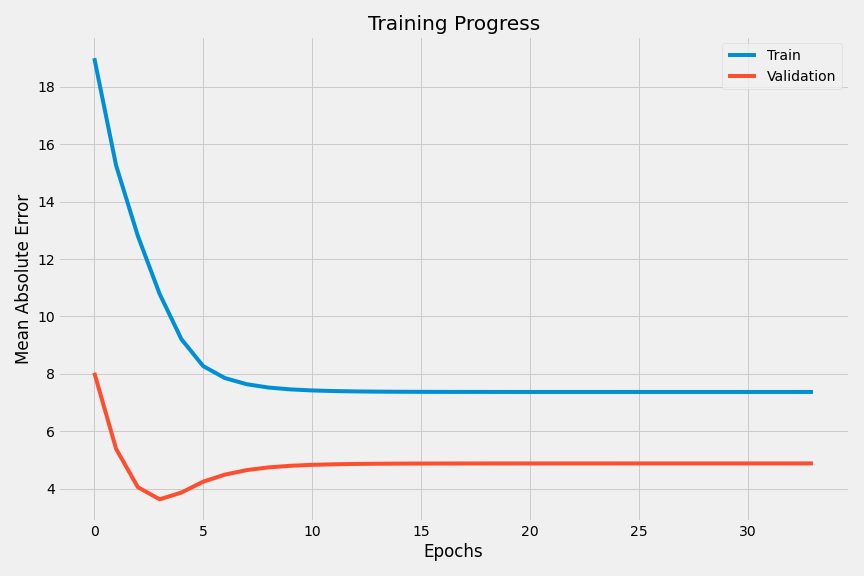

This chart was generated by the following Python code:
"""Neural network for house pricing.
Dataset: Boston homes
Model: TensorFlow densely connected neural network
"""

import os
import random
import numpy as np
import tensorflow as tf
from sklearn.datasets import load_boston
import matplotlib.pyplot as plt

VAL_SIZE = 0.2
SEED = 5
BATCH_SIZE = 64
EPOCHS = 500
PATIENCE = 30

# Plots display settings
plt.style.use('fivethirtyeight')
plt.rcParams['figure.figsize'] = 12, 8
plt.rcParams.update({'font.size': 14})


def set_seed(seed=42):
    """Utility function to use for reproducibility.
    :param seed: Random seed
    :return: None
    """
    np.random.seed(seed)
    random.seed(seed)
    tf.random.set_seed(seed)
    os.environ['PYTHONHASHSEED'] = str(seed)
    os.environ['TF_DETERMINISTIC_OPS'] = '1'


set_seed(SEED)

# Original data
X, y = load_boston(return_X_y=True)

# Create a TF dataset that includes all available data.
ds = tf.data.Dataset.from_tensor_slices((X, y))

# Calculate number of train and validation samples.
valid_samples = int(len(X) * VAL_SIZE)
train_samples = len(X) - valid_samples

# Divide the dataset into train and validation subsets
# and apply batch().
ds_train = ds.take(train_samples).batch(BATCH_SIZE)
ds_valid = ds.skip(train_samples).take(valid_samples).batch(BATCH_SIZE)

# Initialize the normalization layer and adapt to numerical input data.
normalizer = tf.keras.layers.experimental.preprocessing.Normalization(axis=None)
train_features = ds_train.map(lambda features, targets: features)
normalizer.adapt(train_features)

# Define a Sequential model that includes normalization layer.
model = tf.keras.Sequential(
    [
        tf.keras.layers.Input(shape=(X.shape[1],)),
        normalizer,
        tf.keras.layers.Dense(64, activation='selu'),
        tf.keras.layers.Dense(32, activation='selu'),
        tf.keras.layers.Dense(1)
    ]
)

# Define optimizer, loss and metrics.
model.compile(optimizer=tf.keras.optimizers.RMSprop(0.001),
              loss='mse',
              metrics=['mae'])

# Display the model architecture
model.summary()

# To stop the training when validation loss does not improve
# fore the specified number of epochs.
early_stop = tf.keras.callbacks.EarlyStopping(
    monitor='val_loss', patience=PATIENCE, restore_best_weights=True)

# To decrease learning rate when validation loss stalls.
lr = tf.keras.callbacks.ReduceLROnPlateau(
    monitor='val_loss', factor=0.6, patience=1,
    cooldown=1, min_lr=1e-10)

# To save the best model chechpoint.
check_point = tf.keras.callbacks.ModelCheckpoint(
    './checkpoint', save_best_only=True)

# Train the model
history = model.fit(ds_train, validation_data=ds_valid,
                    epochs=EPOCHS, callbacks=[early_stop, lr, check_point])

mse, mae = model.evaluate(ds_valid)
print(f'Test loss (MSE): {mse}\nTest MAE: {mae}')
# Test loss (MSE): 21.07403564453125
# Test MAE: 3.6274964809417725

x_axis = range(len(history.history['loss']))
plt.plot(x_axis, history.history['mae'], label='Train')
plt.plot(x_axis, history.history['val_mae'], label='Validation')
plt.legend()
plt.xlabel('Epochs')
plt.ylabel('Mean Absolute Error')
plt.title('Training Progress')
plt.tight_layout()
plt.savefig('neural_net_loss.png')
plt.show()
